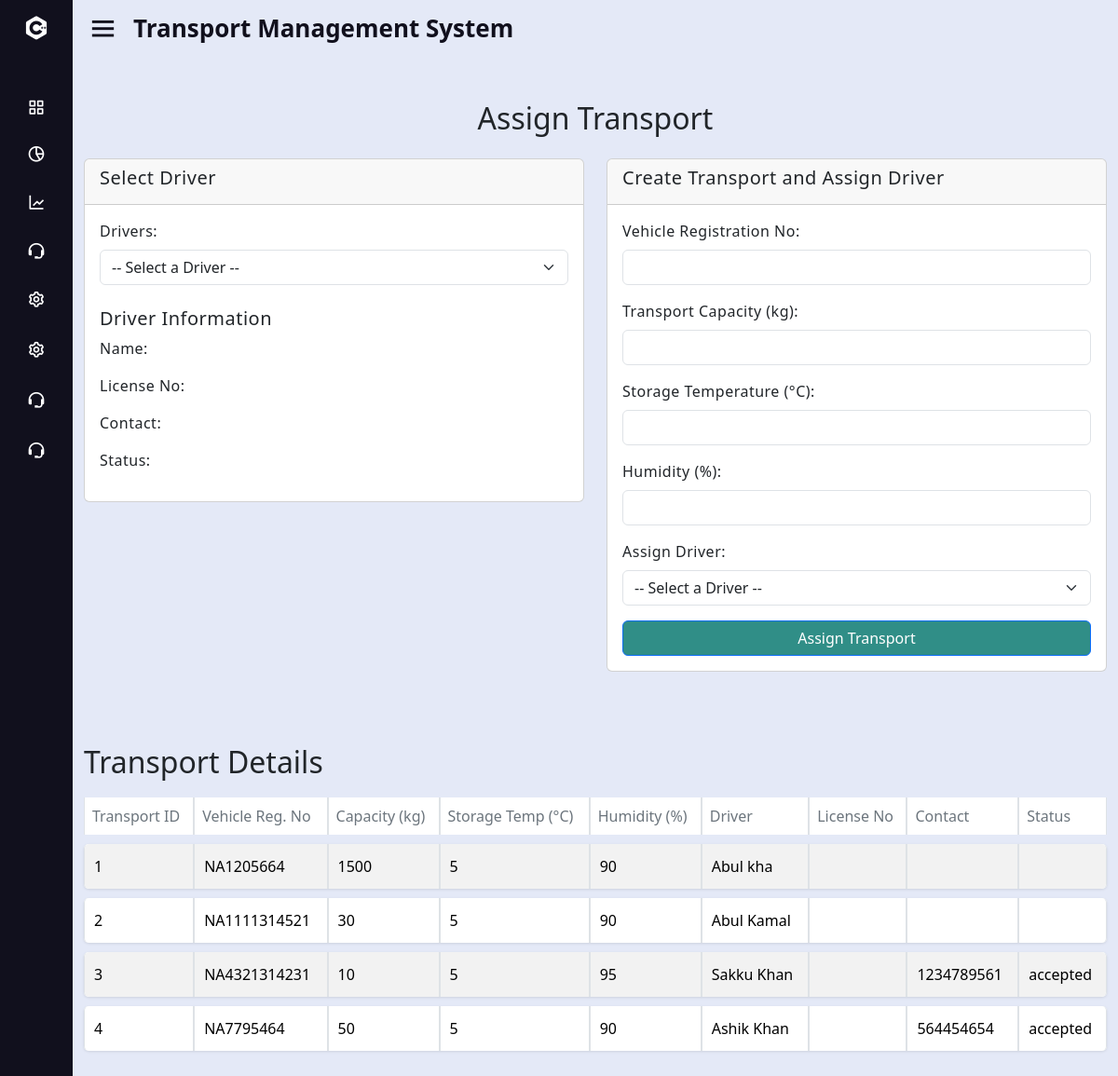
Screenshot of /Organaization/manageTranceport.php with the database file from the repository.
### tables this page shows
CREATE TABLE `transport_t` (
  `transportID` int(11) NOT NULL,
  `transport_storage_temp` int(11) DEFAULT NULL,
  `Vehicle_reg_no` varchar(20) DEFAULT NULL,
  `driverID` int(11) DEFAULT NULL,
  `Transport_capacity` int(11) DEFAULT NULL,
  `Humidity` int(11) DEFAULT NULL
);

CREATE TABLE `drivers_t` (
  `driverID` int(11) NOT NULL,
  `firstname` varchar(50) DEFAULT NULL,
  `lastname` varchar(50) DEFAULT NULL,
  `gender` varchar(10) DEFAULT NULL,
  `username` varchar(50) DEFAULT NULL,
  `email` varchar(100) DEFAULT NULL,
  `password` varchar(255) DEFAULT NULL,
  `status` varchar(20) DEFAULT 'accepted',
  `affiliation_date` date DEFAULT NULL,
  `driving_license_no` varchar(20) DEFAULT NULL,
  `contactNo` int(11) DEFAULT NULL,
  `sub_district` varchar(20) DEFAULT NULL,
  `district` varchar(20) DEFAULT NULL,
  `division` varchar(20) DEFAULT NULL,
  `dStatus` varchar(15) DEFAULT 'free'
);

### Organaization/manageTranceport.php (the view, shortened to what this page needs)
<?php
$servername = "localhost";
$username = "root";
$password = "";
$dbname = "traceroots";
$conn = new mysqli($servername, $username, $password, $dbname);
$transportQuery = "
    SELECT
        t.transportID,
        t.vehicle_reg_no,
        t.Transport_capacity,
        t.transport_storage_temp,
        t.humidity,
        t.driverID,
        CONCAT(d.firstname, ' ', d.lastname) AS driver_name,
        d.email,
        d.driving_license_no,
        d.contactNo,
        d.status
    FROM transport_t t
    LEFT JOIN drivers_t d ON t.driverID = d.driverID
    ORDER BY t.transportID ASC";
$transportResult = $conn->query($transportQuery);
?>
<!DOCTYPE html>
<html lang="en">
<head>
    <link href="https://cdn.jsdelivr.net/npm/bootstrap@5.3.0/dist/css/bootstrap.min.css" rel="stylesheet">
    <link href="https://cdnjs.cloudflare.com/ajax/libs/font-awesome/6.0.0-beta3/css/all.min.css" rel="stylesheet">
    <link rel="stylesheet" href="style.css">
    <link href='https://unpkg.com/boxicons@2.0.7/css/boxicons.min.css' rel='stylesheet'>
</head>
<body>
    <div class="sidebar close">
        <div class="logo-details">
          <i class='bx bxl-c-plus-plus'></i>
        </div>
        <ul class="nav-links">
        <li>
            <a href="organaization_dashboard.php">
              <i class='bx bx-grid-alt' ></i>
            </a>
          </li>
          <li>
            <a href="manageTranceport.php">
              <i class='bx bx-pie-chart-alt-2' ></i>
            </a>
          </li>
          <li>
            <a href="warehouseManagement.php">
              <i class='bx bx-line-chart' ></i>
            </a>
          </li>
          <li>
            <a href="pending_users.php">
              <i class='bx bx-support' ></i>
            </a>
          </li>
          <li>
              <li>
                <a href="warehouseManagement.html">
                  <i class='bx bx-cog' ></i>
                </a>
              </li>
              <li>
                <a href="transportManagement.html">
                  <i class='bx bx-cog' ></i>
                </a>
              </li>
              <li>
                <a href="pending.html">
                  <i class='bx bx-support' ></i>
                </a>
              </li>
              <li>
                <a href="settingsPage.html">
                  <i class='bx bx-support' ></i>
                </a>
              </li>
    </ul>
      </div>
      <section class="home-section">
        <div class="home-content">
            <i class='bx bx-menu'></i>
            <span class="text">Transport Management System</span>
        </div>
        <div class="container-fluid default-dashboard">
            <div class="row">
                <head>
                  <link href="https://cdn.jsdelivr.net/npm/bootstrap@5.3.1/dist/css/bootstrap.min.css" rel="stylesheet">
              </head>
              <body>
              <div class="container my-5">
    <header class="text-center mb-4">
        <h2>Assign Transport</h2>
    </header>
    <div class="row">
        <div class="col-md-6">
            <div class="card mb-4">
                <div class="card-header">
                    <h5>Select Driver</h5>
                </div>
                <div class="card-body">
                    <label for="driver-select" class="form-label">Drivers:</label>
                    <select id="driver-select" class="form-select">
                        <option value="">-- Select a Driver --</option>
                    </select>
                    <div id="driver-info" class="mt-4">
                        <h5>Driver Information</h5>
                        <p id="driver-name">Name: </p>
                        <p id="driver-license">License No: </p>
                        <p id="driver-contact">Contact: </p>
                        <p id="driver-status">Status: </p>
                    </div>
                </div>
            </div>
        </div>
        <div class="col-md-6">
            <div class="card">
                <div class="card-header">
                    <h5>Create Transport and Assign Driver</h5>
                </div>
                <div class="card-body">
                    <form method="POST" action="manageTranceport.php">
                        <div class="mb-3">
                            <label for="vehicle-reg-no" class="form-label">Vehicle Registration No:</label>
                            <input type="text" id="vehicle-reg-no" name="vehicle_reg_no" class="form-control" required>
                        </div>
                        <div class="mb-3">
                            <label for="transport-capacity" class="form-label">Transport Capacity (kg):</label>
                            <input type="number" id="transport-capacity" name="capacity" class="form-control" required>
                        </div>
                        <div class="mb-3">
                            <label for="transport-storage-temp" class="form-label">Storage Temperature (°C):</label>
                            <input type="number" id="transport-storage-temp" name="storage_temp" class="form-control" required>
                        </div>
                        <div class="mb-3">
                            <label for="humidity" class="form-label">Humidity (%):</label>
                            <input type="number" id="humidity" name="humidity" class="form-control" required>
                        </div>
                        <div class="mb-3">
                            <label for="driver" class="form-label">Assign Driver:</label>
                            <select id="driver" name="driverID" class="form-select" required>
                                <option value="">-- Select a Driver --</option>
                            </select>
                        </div>
                        <button type="submit" class="btn btn-primary w-100">Assign Transport</button>
                    </form>
                </div>
            </div>
        </div>
    </div>
    <div class="mt-5">
        <h2>Transport Details</h2>
        <table class="table table-striped table-bordered">
            <thead>
            <tr>
                <th>Transport ID</th>
                <th>Vehicle Reg. No</th>
                <th>Capacity (kg)</th>
                <th>Storage Temp (°C)</th>
                <th>Humidity (%)</th>
                <th>Driver</th>
                <th>License No</th>
                <th>Contact</th>
                <th>Status</th>
            </tr>
            </thead>
            <tbody>
            <?php while ($row = $transportResult->fetch_assoc()): ?>
                <tr>
                    <td><?php echo $row['transportID']; ?></td>
                    <td><?php echo $row['vehicle_reg_no']; ?></td>
                    <td><?php echo $row['Transport_capacity']; ?></td>
                    <td><?php echo $row['transport_storage_temp']; ?></td>
                    <td><?php echo $row['humidity']; ?></td>
                    <td><?php echo $row['driver_name']; ?></td>
                    <td><?php echo $row['driving_license_no']; ?></td>
                    <td><?php echo $row['contactNo']; ?></td>
                    <td><?php echo $row['status']; ?></td>
                </tr>
            <?php endwhile; ?>
            </tbody>
        </table>
    </div>
</div>
</body>
</html>

### Organaization/style.css (style rules this page uses)
.sidebar { position: fixed; top: 0; left: 0; height: 100%; width: 260px; background: #11101d; z-index: 100; transition: all 0.5s ease; }
.sidebar.close { width: 78px; }
.sidebar .logo-details { height: 60px; width: 100%; display: flex; align-items: center; }
.sidebar .logo-details i { font-size: 30px; color: #fff; height: 50px; min-width: 78px; text-align: center; line-height: 50px; }
.sidebar .nav-links { height: 100%; padding: 30px 0 150px 0; overflow: auto; }
.sidebar.close .nav-links { overflow: visible; }
.sidebar .nav-links li { position: relative; list-style: none; transition: all 0.4s ease; }
.sidebar .nav-links li i { height: 50px; min-width: 78px; text-align: center; line-height: 50px; color: #fff; font-size: 20px; cursor: pointer; transition: all 0.3s ease; }
.sidebar .nav-links li a { display: flex; align-items: center; text-decoration: none; }
.home-section { position: relative; background: #E4E9F7; left: 260px; width: calc(100% - 260px); transition: all 0.5s ease; }
.sidebar.close ~ .home-section { left: 78px; width: calc(100% - 78px); }
.home-section .home-content { height: 60px; display: flex; align-items: center; }
.home-section .home-content .bx-menu, .home-section .home-content .text { color: #11101d; font-size: 35px; }
.home-section .home-content .bx-menu { margin: 0 15px; cursor: pointer; }
.home-section .home-content .text { font-size: 26px; font-weight: 600; }
.card { border-radius: 1.5rem; border: unset; margin-bottom: 30px; letter-spacing: 0.5px; transition: all 0.3s ease; }
.card-header { background-color: var(--white); padding: 20px; border-bottom: 1px solid #e5e5e5; position: relative; }
.w-100 { width: 100% !important; }
.card-body { padding: 20px; background-color: transparent; }
.btn-primary { background-color: #308e87 !important; border: 1px solid #308e87; color: #ffffff; }
.table th, .table td { vertical-align: middle; }
.card-header { border-bottom: 1px solid #e0e0e0; font-weight: 500; font-size: 1.1em; }
.table { border-collapse: separate; border-spacing: 0 10px; }
.table thead th { color: #6c757d; font-weight: 500; }
.table tbody tr { background-color: #ffffff; border-radius: 5px; box-shadow: 0px 1px 3px rgba(0, 0, 0, 0.1); }
.table tbody tr td { vertical-align: middle; padding: 12px 10px; border-top: none; }
.table tbody tr td:first-child { border-top-left-radius: 5px; border-bottom-left-radius: 5px; }
.table tbody tr td:last-child { border-top-right-radius: 5px; border-bottom-right-radius: 5px; }

### rows the page displays
transport_t: transportID "1", Vehicle_reg_no "NA1205664", Transport_capacity "1500", transport_storage_temp "5", Humidity "90", driver_name "Abul kha"
transport_t: transportID "2", Vehicle_reg_no "NA1111314521", Transport_capacity "30", transport_storage_temp "5", Humidity "90", driver_name "Abul Kamal"
transport_t: transportID "3", Vehicle_reg_no "NA4321314231", Transport_capacity "10", transport_storage_temp "5", Humidity "95", driver_name "Sakku Khan", driverID.contactNo "1234789561", driverID.status "accepted"
transport_t: transportID "4", Vehicle_reg_no "NA7795464", Transport_capacity "50", transport_storage_temp "5", Humidity "90", driver_name "Ashik Khan", driverID.contactNo "564454654", driverID.status "accepted"
